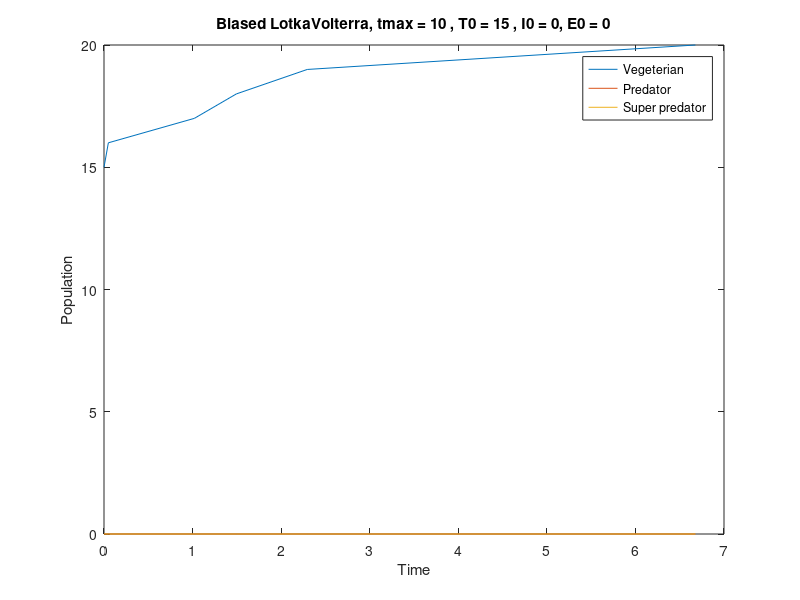

Write MATLAB code to recreate this figure.
%function [t x] = biased_lotkavolterra(Tmax, x0)
% Call example : > biased_lotkavolterra(1, [5000 1000 0])
% Tmax : maximum time of running
% x0 : initial points. [V, P, S]
% Loic Matthey

clear;
Tmax = 10;
%x0 = [3000 100 0];
x0 = [15 0 0];

t(1) = 0;
V(1) = x0(1);
P(1) = x0(2);
S(1) = x0(3);

% Vbirth = 500;
% VeatenP = 1;
% Pdeath = 50;
Vcap = 20; 
Vbirth = 10;
VeatenP = 0.0;
Pdeath = 0.0;


VeatenS = 0.1;
Sbirth = 0.0;

i=2;
while(t < Tmax),
    rate = abs([
        Vbirth*(Vcap-V(i-1))/Vcap;
        VeatenP*P(i-1)*V(i-1);
        VeatenS*S(i-1)*V(i-1);
        Pdeath*P(i-1);
        Sbirth]);
    
    eff = [ sign(Vbirth*(Vcap-V(i-1))/Vcap) 0 0; % Reaction 1, effect on V, P, S
        -1 1 0;
        -1 0 1;
        0 -1 0;
        0 1 0;
        0 0 1];
    
    sumrate = sum(rate);
    t(i) = t(i-1) - log(rand(1))/sumrate;
    
    if (t(i) < Tmax),
        v= rand(1);
        for j=1:size(rate,1),
            if (v < sum(rate(1:j))/sumrate),
                % Reaction j occured !
                %j
                V(i) = V(i-1) + eff(j,1);
                P(i) = max(P(i-1) + eff(j,2),0);
                S(i) = S(i-1) + eff(j,3);
                break;
            end;
        end;
    end;
    i = i+1;
end;
t = t(1:size(t,2)-1);

figure();
plot(t, V, t, P, t, S);
title(['Biased LotkaVolterra, tmax = ' num2str(Tmax) ' , T0 = ' num2str(x0(1)) ' , I0 = ' num2str(x0(2)) ', E0 = ' num2str(x0(3))]);
xlabel('Time');
ylabel('Population');
legends = {'Vegeterian', 'Predator', 'Super predator'};
legend(legends);
x = [V ;P; S];